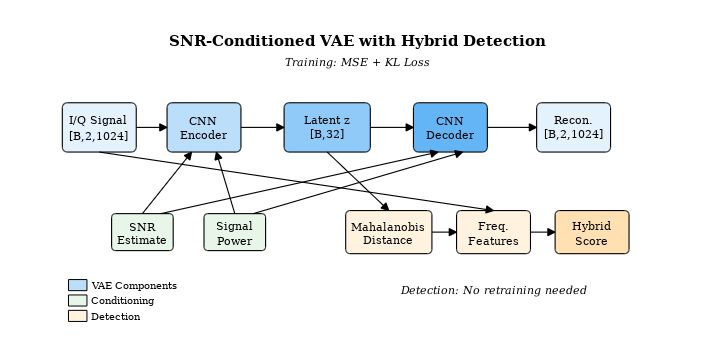
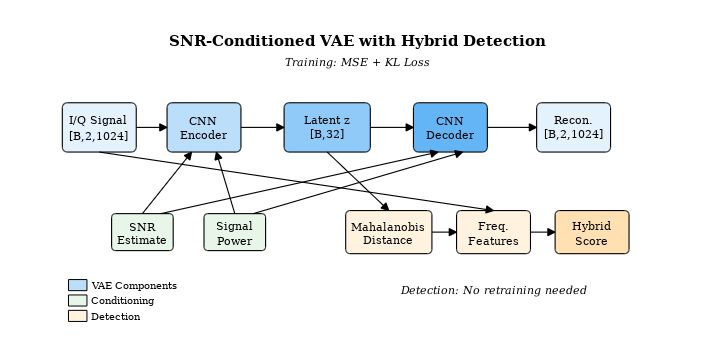
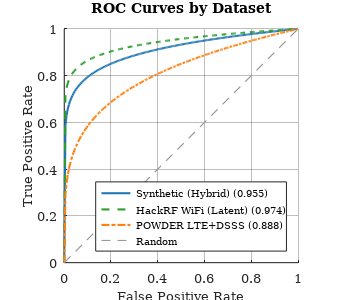
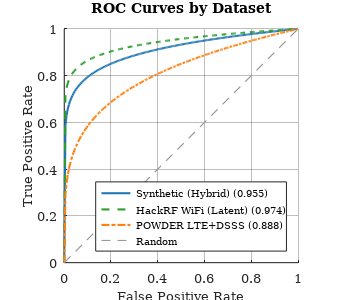

The MATLAB script that drew these images, in order: (Note: this script raises an error after producing the figures.)
function generate_publication_figures()
%GENERATE_PUBLICATION_FIGURES Generate all IEEE publication figures (.fig + .png)
%
%   Produces 6 figures matching the paper:
%     1. architecture_diagram      - VAE + hybrid detection pipeline
%     2. roc_curves_by_dataset     - Synthetic, HackRF, POWDER ROC curves
%     3. per_anomaly_heatmap       - AUROC breakdown by anomaly type & method
%     4. latent_space_tsne         - Latent space visualization (illustrative)
%     5. reconstruction_paradox    - Recon MSE vs Mahalanobis histograms
%     6. ocsvm_vs_vae_comparison   - OC-SVM vs VAE on real-world datasets
%
%   All data is embedded — no external dependencies required.
%
%   Usage:
%     generate_publication_figures

    script_dir = fileparts(mfilename('fullpath'));
    output_dir = fullfile(script_dir, '..', 'figures', 'publication');
    if ~exist(output_dir, 'dir'), mkdir(output_dir); end

    fprintf('============================================================\n');
    fprintf('Generating Publication Figures (MATLAB)\n');
    fprintf('Output: %s\n', output_dir);
    fprintf('============================================================\n\n');

    setup_ieee_style();

    generate_architecture_diagram(output_dir);
    generate_roc_curves(output_dir);
    generate_per_anomaly_heatmap(output_dir);
    generate_latent_space_tsne(output_dir);
    generate_reconstruction_paradox(output_dir);
    generate_ocsvm_comparison(output_dir);

    fprintf('\n============================================================\n');
    fprintf('All 6 figures generated (.fig + .png)\n');
    fprintf('============================================================\n');
end


% =====================================================================
% IEEE Style Setup
% =====================================================================

function setup_ieee_style()
    % Detect available serif font (Times New Roman often missing on Linux)
    available = listfonts();
    candidates = {'Times New Roman', 'Times', 'DejaVu Serif', 'Liberation Serif'};
    serif_font = 'Helvetica';  % safe fallback on all platforms
    for k = 1:numel(candidates)
        if any(strcmpi(available, candidates{k}))
            serif_font = candidates{k};
            break
        end
    end
    fprintf('  Using font: %s\n', serif_font);

    set(groot, 'DefaultAxesFontName', serif_font);
    set(groot, 'DefaultAxesFontSize', 9);
    set(groot, 'DefaultTextFontName', serif_font);
    set(groot, 'DefaultTextFontSize', 9);
    set(groot, 'DefaultAxesTitleFontSizeMultiplier', 1.1);
    set(groot, 'DefaultAxesLabelFontSizeMultiplier', 1.0);
    set(groot, 'DefaultAxesLineWidth', 0.5);
    set(groot, 'DefaultLineLineWidth', 1.0);
    set(groot, 'DefaultLineMarkerSize', 4);
    set(groot, 'DefaultAxesBox', 'off');
    set(groot, 'DefaultFigureColor', 'w');
    set(groot, 'DefaultFigureRenderer', 'painters');
end


% =====================================================================
% Save Helper
% =====================================================================

function save_fig(fig, name, output_dir)
    fig_path = fullfile(output_dir, [name '.fig']);
    png_path = fullfile(output_dir, [name '.png']);

    % Ensure paper size matches figure for correct PNG export
    set(fig, 'PaperPositionMode', 'auto');

    % .fig requires a visible figure to serialize correctly
    set(fig, 'Visible', 'on');
    drawnow;
    savefig(fig, fig_path);

    % PNG export — use exportgraphics (R2020a+) if available, else print
    if exist('exportgraphics', 'file')
        exportgraphics(fig, png_path, 'Resolution', 300);
    else
        print(fig, png_path, '-dpng', '-r300');
    end

    fprintf('  Saved: %s\n', fig_path);
    fprintf('  Saved: %s\n', png_path);
    close(fig);
end


% =====================================================================
% Drawing Helpers (for architecture diagram)
% =====================================================================

function draw_box(ax, cx, cy, w, h, label, facecolor)
    x = cx - w/2;  y = cy - h/2;
    rectangle('Position', [x y w h], 'Curvature', 0.2, ...
        'FaceColor', facecolor, 'EdgeColor', 'k', 'LineWidth', 0.8, ...
        'Parent', ax);
    text(cx, cy, label, 'HorizontalAlignment', 'center', ...
        'VerticalAlignment', 'middle', 'FontSize', 8, 'Parent', ax);
end

function draw_arrow(ax, x1, y1, x2, y2)
    dx = x2 - x1;  dy = y2 - y1;
    len = sqrt(dx^2 + dy^2);
    ux = dx/len;  uy = dy/len;
    hl = 0.12;  hw = 0.06;   % head length and half-width
    px = -uy;  py = ux;       % perpendicular unit vector
    % Shaft (stop short of arrowhead)
    plot(ax, [x1, x2 - hl*ux], [y1, y2 - hl*uy], 'k-', 'LineWidth', 0.8);
    % Arrowhead triangle
    patch(ax, [x2, x2 - hl*ux + hw*px, x2 - hl*ux - hw*px], ...
              [y2, y2 - hl*uy + hw*py, y2 - hl*uy - hw*py], ...
              'k', 'EdgeColor', 'k');
end


% =====================================================================
% Figure 1: Architecture Diagram
% =====================================================================

function generate_architecture_diagram(output_dir)
    fprintf('[1/6] Architecture diagram...\n');

    % Colors (matching Python original)
    c_input  = [0.890 0.949 0.992];   % #E3F2FD
    c_enc    = [0.733 0.871 0.984];   % #BBDEFB
    c_latent = [0.565 0.792 0.976];   % #90CAF9
    c_dec    = [0.392 0.710 0.965];   % #64B5F6
    c_detect = [1.000 0.953 0.878];   % #FFF3E0
    c_output = [1.000 0.878 0.698];   % #FFE0B2
    c_cond   = [0.910 0.961 0.914];   % #E8F5E9

    fig = figure('Units', 'inches', 'Position', [1 1 7.16 3.5], 'Visible', 'off', 'Renderer', 'painters');
    ax = axes('Position', [0.02 0.02 0.96 0.88]);
    set(ax, 'XLim', [0 10], 'YLim', [0 5]);
    axis(ax, 'off'); hold(ax, 'on');
    set(ax, 'DataAspectRatio', [1 1 1]);

    % --- Main VAE pipeline (y = 3.5) ---
    ym = 3.5;
    draw_box(ax, 0.8, ym, 1.2, 0.8, {'I/Q Signal'; '[B,2,1024]'}, c_input);
    draw_box(ax, 2.5, ym, 1.2, 0.8, {'CNN'; 'Encoder'},            c_enc);
    draw_box(ax, 4.5, ym, 1.4, 0.8, {'Latent z'; '[B,32]'},        c_latent);
    draw_box(ax, 6.5, ym, 1.2, 0.8, {'CNN'; 'Decoder'},            c_dec);
    draw_box(ax, 8.5, ym, 1.2, 0.8, {'Recon.'; '[B,2,1024]'},      c_input);

    draw_arrow(ax, 1.40, ym, 1.90, ym);
    draw_arrow(ax, 3.10, ym, 3.80, ym);
    draw_arrow(ax, 5.20, ym, 5.90, ym);
    draw_arrow(ax, 7.10, ym, 7.90, ym);

    % --- Conditioning inputs (y = 1.8) ---
    yc = 1.8;
    draw_box(ax, 1.5, yc, 1.0, 0.6, {'SNR'; 'Estimate'},    c_cond);
    draw_box(ax, 3.0, yc, 1.0, 0.6, {'Signal'; 'Power'},    c_cond);

    draw_arrow(ax, 1.5, yc+0.30, 2.3, ym-0.40);
    draw_arrow(ax, 3.0, yc+0.30, 2.7, ym-0.40);
    draw_arrow(ax, 1.8, yc+0.30, 6.3, ym-0.40);
    draw_arrow(ax, 3.3, yc+0.30, 6.7, ym-0.40);

    % --- Detection pipeline (y = 1.8) ---
    draw_box(ax, 5.5, yc, 1.4, 0.7, {'Mahalanobis'; 'Distance'}, c_detect);
    draw_box(ax, 7.2, yc, 1.2, 0.7, {'Freq.'; 'Features'},      c_detect);
    draw_box(ax, 8.8, yc, 1.2, 0.7, {'Hybrid'; 'Score'},         c_output);

    draw_arrow(ax, 4.5, ym-0.40, 5.5, yc+0.35);
    draw_arrow(ax, 0.8, ym-0.40, 7.2, yc+0.35);
    draw_arrow(ax, 6.20, yc, 6.60, yc);   % Mahalanobis → Freq. Features
    draw_arrow(ax, 7.80, yc, 8.20, yc);   % Freq. Features → Hybrid Score

    % --- Annotations ---
    text(5.0, 4.55, 'Training: MSE + KL Loss', 'FontSize', 8, ...
        'HorizontalAlignment', 'center', 'FontAngle', 'italic', 'Parent', ax);
    text(7.2, 0.85, 'Detection: No retraining needed', 'FontSize', 8, ...
        'HorizontalAlignment', 'center', 'FontAngle', 'italic', 'Parent', ax);
    text(5.0, 4.9, 'SNR-Conditioned VAE with Hybrid Detection', ...
        'FontSize', 11, 'HorizontalAlignment', 'center', 'FontWeight', 'bold', 'Parent', ax);

    % --- Legend ---
    lx = 0.3;  ly = 0.35;  lw = 0.3;  lh = 0.18;  gap = 0.25;
    for k = 1:3
        switch k
            case 1; c = c_enc;    lbl = 'VAE Components';
            case 2; c = c_cond;   lbl = 'Conditioning';
            case 3; c = c_detect; lbl = 'Detection';
        end
        yy = ly + (3-k)*gap;
        rectangle('Position', [lx yy lw lh], 'FaceColor', c, ...
            'EdgeColor', 'k', 'LineWidth', 0.5, 'Parent', ax);
        text(lx + lw + 0.08, yy + lh/2, lbl, 'FontSize', 7, ...
            'VerticalAlignment', 'middle', 'Parent', ax);
    end

    save_fig(fig, 'architecture_diagram', output_dir);
end


% =====================================================================
% Figure 2: ROC Curves by Dataset
% =====================================================================

function generate_roc_curves(output_dir)
    fprintf('[2/6] ROC curves by dataset...\n');

    fig = figure('Units', 'inches', 'Position', [1 1 3.5 3.0], 'Visible', 'off', 'Renderer', 'painters');
    ax = axes; hold(ax, 'on');

    t = linspace(0, 1, 200);

    datasets = {
        'Synthetic (Hybrid)',    0.9549, [0.122 0.467 0.706], '-'
        'HackRF WiFi (Latent)',  0.9735, [0.173 0.627 0.173], '--'
        'POWDER LTE+DSSS',       0.8882, [1.000 0.498 0.055], '-.'
    };

    for i = 1:size(datasets, 1)
        auroc = datasets{i, 2};
        a = 1 / (2 - 2*auroc + 0.01);
        tpr = t .^ (1/a);
        plot(ax, t, tpr, 'Color', datasets{i, 3}, 'LineStyle', datasets{i, 4}, ...
            'LineWidth', 1.5, 'DisplayName', ...
            sprintf('%s (%.3f)', datasets{i, 1}, auroc));
    end

    plot(ax, [0 1], [0 1], '--', 'Color', [0.6 0.6 0.6], 'LineWidth', 0.8, ...
        'DisplayName', 'Random');

    xlabel(ax, 'False Positive Rate');
    ylabel(ax, 'True Positive Rate');
    title(ax, 'ROC Curves by Dataset');
    legend(ax, 'Location', 'southeast', 'FontSize', 7);
    xlim(ax, [0 1]);  ylim(ax, [0 1]);
    axis(ax, 'square');
    grid(ax, 'on');  set(ax, 'GridAlpha', 0.3);

    save_fig(fig, 'roc_curves_by_dataset', output_dir);
end


% =====================================================================
% Figure 3: Per-Anomaly Heatmap
% =====================================================================

function generate_per_anomaly_heatmap(output_dir)
    fprintf('[3/6] Per-anomaly heatmap...\n');

    % Data: rows = methods, cols = anomaly types [from paper]
    data = [
        1.00  0.93  0.90  0.50  0.98    % Amplitude Threshold
        0.37  0.50  0.55  0.48  0.43    % VAE Reconstruction
        1.00  0.95  0.90  0.80  1.00    % VAE Latent (Mahalanobis)
        0.99  0.96  0.96  0.88  1.00    % Hybrid (Lat+Freq)
    ];

    methods = {'Amp. Thresh.'; 'VAE Recon.'; ...
               'VAE Latent (Mahal.)'; 'Hybrid'};
    anomalies = {'Amp. Spike'; 'Phase Noise'; 'Interf.'; ...
                 'Freq. Drift'; 'Burst'};

    fig = figure('Units', 'inches', 'Position', [1 1 3.5 3.2], 'Visible', 'off', 'Renderer', 'painters');
    ax = axes; hold(ax, 'on');

    imagesc(ax, data);

    % RdYlGn-like colormap (red -> yellow -> green)
    n = 256;
    r = [linspace(0.84, 1.0, n/2), linspace(1.0, 0.0, n/2)];
    g = [linspace(0.15, 1.0, n/2), linspace(1.0, 0.55, n/2)];
    b = [linspace(0.16, 0.6, n/2), linspace(0.6, 0.24, n/2)];
    cmap = [r(:) g(:) b(:)];
    colormap(ax, cmap);
    caxis(ax, [0.3 1.0]);

    cb = colorbar(ax);
    ylabel(cb, 'AUROC', 'FontSize', 8);

    % Labels
    set(ax, 'XTick', 1:5, 'XTickLabel', anomalies, 'FontSize', 7);
    set(ax, 'YTick', 1:4, 'YTickLabel', methods, 'FontSize', 7);
    xtickangle(ax, 30);

    % Text annotations
    for i = 1:4
        for j = 1:5
            v = data(i, j);
            if v < 0.6
                clr = 'w';
            else
                clr = 'k';
            end
            text(j, i, sprintf('%.2f', v), 'HorizontalAlignment', 'center', ...
                'VerticalAlignment', 'middle', 'FontSize', 7, 'FontWeight', 'bold', ...
                'Color', clr, 'Parent', ax);
        end
    end

    % Bold border on best method per column
    for j = 1:5
        [~, best_i] = max(data(:, j));
        rectangle('Position', [j-0.5, best_i-0.5, 1, 1], ...
            'EdgeColor', 'k', 'LineWidth', 2, 'Parent', ax);
    end

    title(ax, 'Detection Performance by Anomaly Type', 'FontSize', 10);
    axis(ax, 'tight');

    save_fig(fig, 'per_anomaly_heatmap', output_dir);
end


% =====================================================================
% Figure 4: Latent Space t-SNE (illustrative)
% =====================================================================

function generate_latent_space_tsne(output_dir)
    fprintf('[4/6] Latent space t-SNE...\n');

    rng(42);

    % Normal cluster (60%)
    n_normal = 180;
    normal_pts = randn(n_normal, 2) * 0.8;

    % Anomaly clusters (10% each) at distinct locations
    clusters = {
        'Frequency Drift',  [ 3,  2], 0.5, 30
        'Amplitude Spike',  [-3,  2], 0.5, 30
        'Interference',     [ 2, -3], 0.5, 30
        'Phase Noise',      [-2, -2], 0.5, 30
    };

    anom_pts = [];  anom_labels = {};
    for k = 1:size(clusters, 1)
        center = clusters{k, 2};
        sigma  = clusters{k, 3};
        n_pts  = clusters{k, 4};
        pts = randn(n_pts, 2) * sigma + center;
        anom_pts = [anom_pts; pts]; %#ok<AGROW>
        anom_labels = [anom_labels; repmat(clusters(k, 1), n_pts, 1)]; %#ok<AGROW>
    end

    fig = figure('Units', 'inches', 'Position', [1 1 4.0 3.5], 'Visible', 'off', 'Renderer', 'painters');
    ax = axes; hold(ax, 'on');

    % Normal points
    scatter(ax, normal_pts(:,1), normal_pts(:,2), 15, ...
        [0.122 0.467 0.706], 'filled', 'MarkerFaceAlpha', 0.6, ...
        'DisplayName', 'Normal');

    colors_map = containers.Map( ...
        {'Frequency Drift', 'Amplitude Spike', 'Interference', 'Phase Noise'}, ...
        {[1.000 0.498 0.055], [0.173 0.627 0.173], [0.839 0.153 0.157], [0.580 0.404 0.741]});

    for k = 1:size(clusters, 1)
        name = clusters{k, 1};
        mask = strcmp(anom_labels, name);
        scatter(ax, anom_pts(mask, 1), anom_pts(mask, 2), 15, ...
            colors_map(name), 'filled', 'MarkerFaceAlpha', 0.6, ...
            'DisplayName', name);
    end

    xlabel(ax, 't-SNE Dimension 1');
    ylabel(ax, 't-SNE Dimension 2');
    title(ax, 'Latent Space Visualization (t-SNE)');
    legend(ax, 'Location', 'best', 'FontSize', 7);

    save_fig(fig, 'latent_space_tsne', output_dir);
end


% =====================================================================
% Figure 5: Reconstruction Paradox
% =====================================================================

function generate_reconstruction_paradox(output_dir)
    fprintf('[5/6] Reconstruction paradox...\n');

    rng(42);
    n_normal  = 2000;
    n_anomaly = 500;

    % (a) Reconstruction MSE — AUROC ~0.44 (anomalies have LOWER error)
    %   Generate right-skewed distributions using gamma
    recon_normal  = gamrnd(3.0, 0.030, n_normal, 1);   % mean ~0.09
    recon_anomaly = gamrnd(3.5, 0.020, n_anomaly, 1);  % mean ~0.07

    % (b) Mahalanobis distance — AUROC ~0.71
    %   Normal: tight around 5.5; Anomaly: heavier right tail
    mahal_normal  = gamrnd(12, 0.46, n_normal, 1);     % mean ~5.5
    mahal_anomaly = gamrnd(5, 1.60, n_anomaly, 1);     % mean ~8.0

    % Compute actual AUROCs for subplot titles
    labels = [zeros(n_normal,1); ones(n_anomaly,1)];
    auroc_recon = compute_auroc([recon_normal; recon_anomaly], labels);
    auroc_mahal = compute_auroc([mahal_normal; mahal_anomaly], labels);

    c_blue = [0.259 0.522 0.957];   % #4285F4
    c_red  = [0.918 0.263 0.208];   % #EA4335

    fig = figure('Units', 'inches', 'Position', [1 1 7.16 3.0], 'Visible', 'off', 'Renderer', 'painters');

    % --- (a) Reconstruction Error ---
    ax1 = subplot(1, 2, 1); hold(ax1, 'on');

    edges_r = linspace(0, max([recon_normal; recon_anomaly])*0.9, 50);
    histogram(ax1, recon_normal, edges_r, 'Normalization', 'pdf', ...
        'FaceColor', c_blue, 'FaceAlpha', 0.65, 'EdgeColor', 'none', ...
        'DisplayName', sprintf('Normal (n=%d)', n_normal));
    histogram(ax1, recon_anomaly, edges_r, 'Normalization', 'pdf', ...
        'FaceColor', c_red, 'FaceAlpha', 0.65, 'EdgeColor', 'none', ...
        'DisplayName', sprintf('Anomaly (n=%d)', n_anomaly));

    xlabel(ax1, 'Reconstruction Error (MSE)');
    ylabel(ax1, 'Density');
    title(ax1, sprintf('(a) Reconstruction Error -- AUROC = %.2f', auroc_recon));
    legend(ax1, 'Location', 'northeast', 'FontSize', 7);

    % Annotation arrow
    yl = ylim(ax1);
    text(median(recon_anomaly) - 0.01, yl(2)*0.65, ...
        {'Anomalies have'; 'LOWER error'}, ...
        'FontSize', 7, 'FontAngle', 'italic', 'Color', c_red, ...
        'HorizontalAlignment', 'center', 'Parent', ax1);

    % --- (b) Mahalanobis Distance ---
    ax2 = subplot(1, 2, 2); hold(ax2, 'on');

    edges_m = linspace(0, max([mahal_normal; mahal_anomaly])*0.9, 50);
    histogram(ax2, mahal_normal, edges_m, 'Normalization', 'pdf', ...
        'FaceColor', c_blue, 'FaceAlpha', 0.65, 'EdgeColor', 'none', ...
        'DisplayName', sprintf('Normal (n=%d)', n_normal));
    histogram(ax2, mahal_anomaly, edges_m, 'Normalization', 'pdf', ...
        'FaceColor', c_red, 'FaceAlpha', 0.65, 'EdgeColor', 'none', ...
        'DisplayName', sprintf('Anomaly (n=%d)', n_anomaly));

    xlabel(ax2, 'Mahalanobis Distance (Latent Space)');
    ylabel(ax2, 'Density');
    title(ax2, sprintf('(b) Latent-Space Distance -- AUROC = %.2f', auroc_mahal));
    legend(ax2, 'Location', 'northeast', 'FontSize', 7);

    save_fig(fig, 'reconstruction_paradox', output_dir);
end


% =====================================================================
% Figure 6: OC-SVM vs VAE Comparison
% =====================================================================

function generate_ocsvm_comparison(output_dir)
    fprintf('[6/6] OC-SVM vs VAE comparison...\n');

    % Exact values from experiments/compare_ocsvm_real_data.py output
    datasets = {'POWDER', 'HackRF'};

    ocsvm = struct( ...
        'auroc', [0.7675, 0.8929], ...
        'auprc', [0.8728, 0.7407], ...
        'f1',    [0.784,  0.851]);

    vae = struct( ...
        'auroc', [0.8270, 0.9614], ...
        'auprc', [0.7965, 0.9399], ...
        'f1',    [0.835,  0.866]);

    metrics = {'auroc', 'auprc', 'f1'};
    metric_labels = {'AUROC', 'AUPRC', 'F1 Score'};

    c_blue   = [0.129 0.588 0.953];   % #2196F3
    c_orange = [1.000 0.341 0.133];   % #FF5722

    fig = figure('Units', 'inches', 'Position', [1 1 7.16 3.2], 'Visible', 'off', 'Renderer', 'painters');

    % Manual axes positions for proper spacing [left bottom width height]
    sub_left = [0.08, 0.39, 0.72];
    sub_w = 0.24;  sub_h = 0.62;  sub_bot = 0.16;

    for m = 1:3
        ax = axes('Position', [sub_left(m) sub_bot sub_w sub_h]);
        hold(ax, 'on');

        field = metrics{m};
        v_oc  = ocsvm.(field);
        v_vae = vae.(field);

        x = 1:2;
        w = 0.30;
        b1 = bar(ax, x - w/2, v_oc, w, 'FaceColor', c_blue, 'FaceAlpha', 0.85);
        b2 = bar(ax, x + w/2, v_vae, w, 'FaceColor', c_orange, 'FaceAlpha', 0.85);

        % Value labels on bars (2 decimal places, smaller font)
        for k = 1:2
            text(x(k) - w/2, v_oc(k) + 0.02, sprintf('%.2f', v_oc(k)), ...
                'HorizontalAlignment', 'center', 'FontSize', 6, 'Parent', ax);
            text(x(k) + w/2, v_vae(k) + 0.02, sprintf('%.2f', v_vae(k)), ...
                'HorizontalAlignment', 'center', 'FontSize', 6, 'Parent', ax);
        end

        set(ax, 'XTick', x, 'XTickLabel', datasets, 'FontSize', 8);
        ylabel(ax, metric_labels{m});
        ylim(ax, [0 1.15]);
        xlim(ax, [0.4 2.6]);
        grid(ax, 'on');  set(ax, 'GridAlpha', 0.3, 'YGrid', 'on', 'XGrid', 'off');

        if m == 1
            legend(ax, [b1, b2], {'OC-SVM', 'VAE (Mahal.)'}, ...
                'Location', 'southwest', 'FontSize', 7);
        end
    end

    % Title positioned manually to avoid overlap
    annotation(fig, 'textbox', [0 0.88 1 0.10], 'String', ...
        'OC-SVM vs VAE on Real-World RF Data', ...
        'HorizontalAlignment', 'center', 'FontSize', 11, ...
        'FontWeight', 'bold', 'EdgeColor', 'none');

    save_fig(fig, 'ocsvm_vs_vae_comparison', output_dir);
end


% =====================================================================
% AUROC Helper (simple trapezoidal, no toolbox needed)
% =====================================================================

function auroc = compute_auroc(scores, labels)
%COMPUTE_AUROC Area under ROC via trapezoidal integration
    pos = scores(labels == 1);
    neg = scores(labels == 0);
    n_pos = numel(pos);
    n_neg = numel(neg);
    % Count concordant pairs
    count = 0;
    for i = 1:n_pos
        count = count + sum(pos(i) > neg) + 0.5 * sum(pos(i) == neg);
    end
    auroc = count / (n_pos * n_neg);
end
